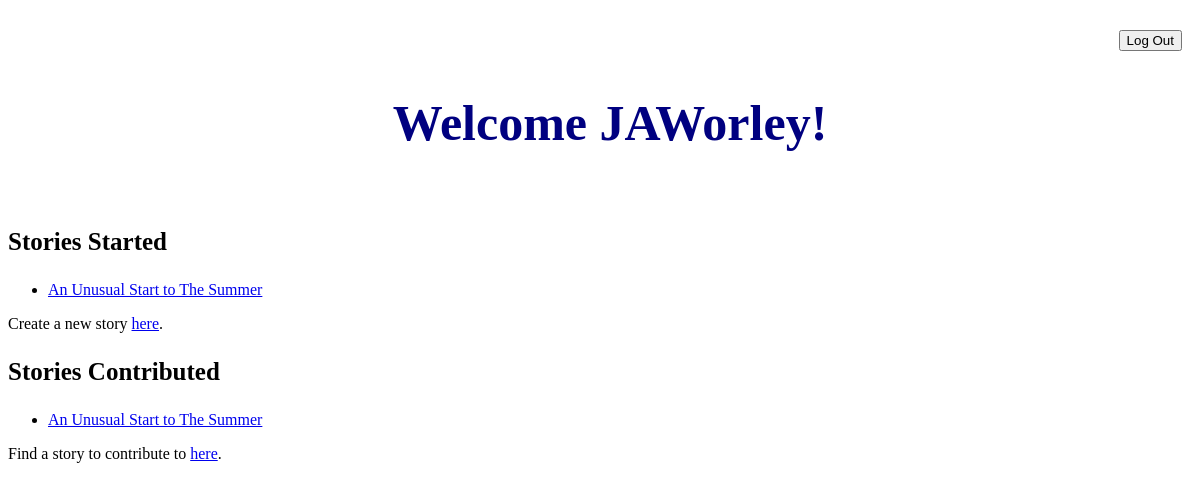
The page /index (signed in) on the database as committed earlier.
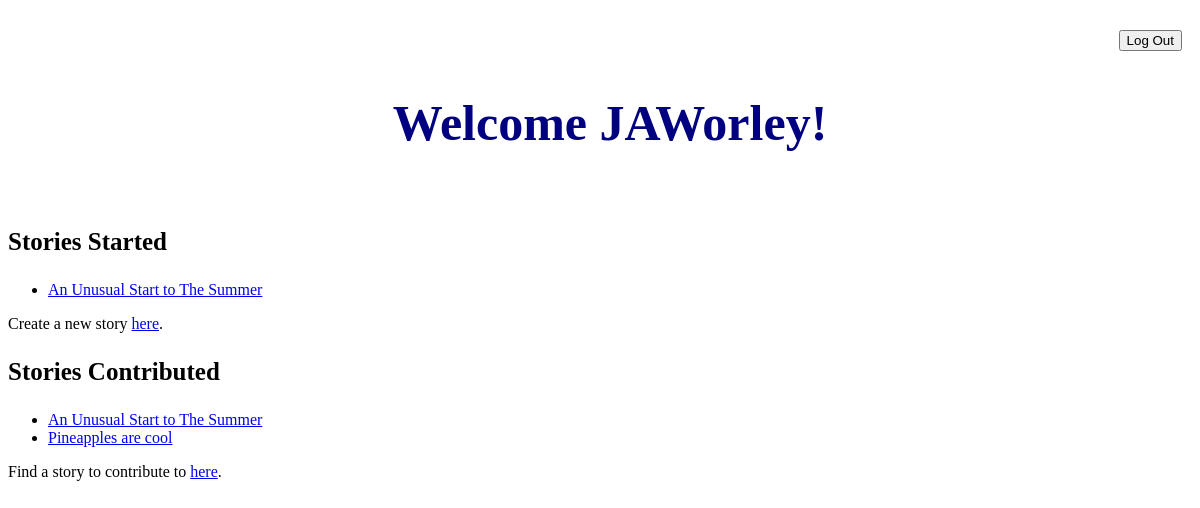
The same page on the database as committed later.
### tables this page shows
CREATE TABLE users (
                    id           INTEGER PRIMARY KEY,
                    username     TEXT,
                    password     TEXT
                );

CREATE TABLE stories (
                    storyID     INTEGER PRIMARY KEY,
                    title       TEXT,
                    summary     TEXT,
                    usrID       INTEGER
                );

### __init__.py (the view)
@app.route("/")
@app.route("/index")
def index():
    if 'username' in session:
        '''Get the stories they've contributed to via user id
            preferably in a certain type of format (probs make sep method for this)'''
        return render_template(
            "homepage.html",
            username = session['username'],
            currUsrSess = currentUser(session['user_id'])
        )
    '''If not logged in redirected to guest page'''
    return render_template("landing_site.html")

### cheats.py (called while the page is built)
def execute(command):
    with sqlite3.connect(DB_FILE) as db:
            c = db.cursor()
            result = c.execute(command)
            db.commit()
    return result

### currentUser.py (called while the page is built)
    def get_stories(self):
        data = execute('SELECT * FROM `stories` WHERE `stories`.usrID=%d' % self.id).fetchall()
        if len(data) == 0:
            return None
        stories = list()
        for s in data:
            stories.append(Story(s[0]))
        return stories

    def get_contributions(self):
        data = execute('SELECT storyID FROM `story_db` WHERE `story_db`.usrID=%d' % self.id).fetchall()
        if len(data) == 0:
            return None
        stories = list()
        for s in data:
            stories.append(Story(s[0]))
        return stories

### templates/homepage.html (shortened to what this page needs)
<!DOCTYPE html>
<html>
    <head>
        <link rel="stylesheet" type="text/css" href="/static/css/style.css">
    </head>
    {% block content %}
    <body>
        <div class = "header">
            <div class = "logoutbutton">
                <form action="{{ url_for('logout')}}">
                    <input type="submit", name = "logout", value = "Log Out">
                </form>
            </div>
            <h2> Welcome {{username}}! </h2>
        </div>
        <h3>Stories Started</h3>
            {% if currUsrSess.get_stories() is none %}
                {% set word = 'one' %}
                <p>You haven't started any stories :(</p>
            {% else %}
                {% set word = 'another' %}
                <ul>
                {%  for story in currUsrSess.get_stories() %}
                    <li>
                        <a href="{{ url_for('showStory', id=story.id) }}">{{ story.title }}</a>
                    </li>
                {%  endfor %}
                </ul>
            {% endif %}
        <p>Create a new story <a href="{{ url_for('newStory') }}">here</a>.</p>
        <h3>Stories Contributed</h3>
            {% if currUsrSess.get_contributions() is none %}
                {% set word = 'one' %}
                <p>You haven't contributed to any stories :(</p>
            {% else %}
                {% set word = 'more' %}
                <ul>
                {%  for story in currUsrSess.get_contributions() %}
                    <li>
                        <a href="{{ url_for('showStory', id=story.id) }}">{{ story.title }}</a>
                    </li>
                {%  endfor %}
                </ul>
            {% endif %}
            <p>Find a story to contribute to <a href="{{ url_for('stories') }}">here</a>.</p>
    </body>
    {% endblock content %}
</html>

### static/css/style.css (style rules this page uses)
body { background-color:white; }
.header { padding: 10px; text-align: center; background: white; color: white; font-size: 30px; }
.logoutbutton { background-color:white; text-align:right; }
h2 { font-size: 50px; color: navy; margin-left: 20px; }
h3 { font-size: 25px; }
p { margin: 0 0 1.15em; }

Rows that differ between the two databases and show on the page:
added stories: title "Pineapples are cool", shown under "Stories Contributed"
